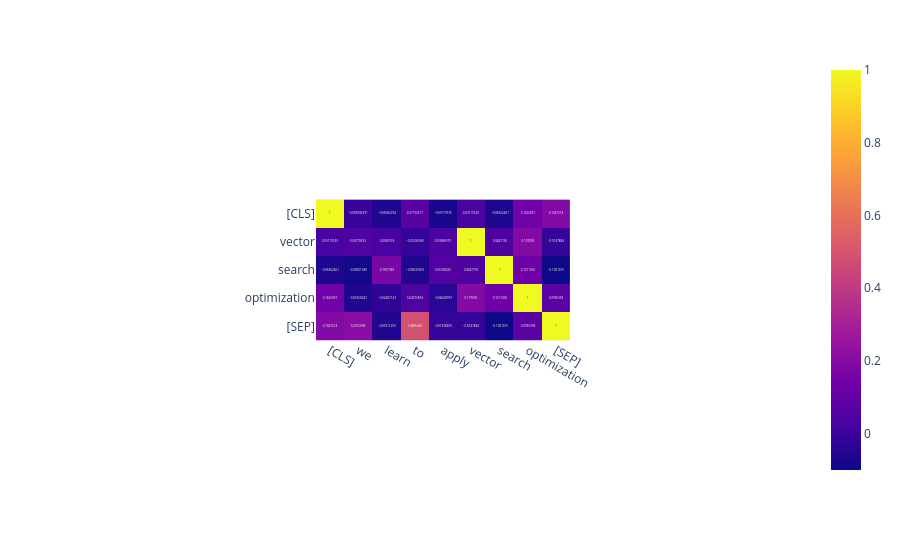

Notebook source saved alongside this figure:
### Markdown cell above
This output:

$$
(\text{torch.Size([1, 5, 384])},\ \text{torch.Size([1, 9, 384])})
$$

represents the shapes of the raw word embeddings for the two tokenized input sentences.

Each shape is a 3-dimensional tensor with the format:

$$
(\text{batch\_size},\ \text{sequence\_length},\ \text{embedding\_dim})
$$

Breaking it down:

- The first sentence, `"vector search optimization"`, results in 5 tokens after tokenization (including `[CLS]` and `[SEP]`). Its embedding shape is:
  
  $$
  (1,\ 5,\ 384)
  $$

- The second sentence, `"we learn to apply vector search optimization"`, results in 9 tokens (also including `[CLS]` and `[SEP]`). Its embedding shape is:

  $$
  (1,\ 9,\ 384)
  $$

Here:

- **Batch size = 1**: because we processed one sentence at a time.
- **Sequence length = 5 or 9**: depending on how many tokens the tokenizer produced.
- **Embedding dimension = 384**: this is fixed by the model architecture (MiniLM uses 384-dimensional embeddings).

So this output confirms that each token is represented by a 384-dimensional vector, and the number of such vectors corresponds to the number of tokens in each sentence.

### Code cell
from sentence_transformers import util

distances = util.cos_sim(
    first_embeddings.squeeze(), 
    second_embeddings.squeeze()
).cpu().numpy() # Move the tensor to the CPU and convert to a NumPy array

px.imshow(
    distances, 
    x=model.tokenizer.convert_ids_to_tokens(
        second_tokens["input_ids"][0]
    ),
    y=model.tokenizer.convert_ids_to_tokens(
        first_tokens["input_ids"][0]
    ),
    text_auto=True,
)

### Figure 1 — Plotly figure (JSON) as saved in the notebook; plotly's stock layout.template omitted (floating-point values rounded to 4 significant figures)
{"data": [{"coloraxis": "coloraxis", "hovertemplate": "x: %{x}<br>y: %{y}<br>color: %{z}<extra></extra>", "name": "0", "texttemplate": "%{z}", "type": "heatmap", "x": ["[CLS]", "we", "learn", "to", "apply", "vector", "search", "optimization", "[SEP]"], "xaxis": "x", "y": ["[CLS]", "vector", "search", "optimization", "[SEP]"], "yaxis": "y", "z": [[1.0, -0.008782, -0.05682, 0.07197, -0.0758, 0.0311, -0.06362, 0.1427, 0.1947], [0.0311, 0.04778, 0.03409, -0.01436, 0.03887, 1.0, 0.04477, 0.1971, -0.01479], [-0.06362, -0.09001, 0.1697, -0.0604, 0.0593, 0.04477, 1, 0.1311, -0.1001], [0.1427, -0.05358, -0.02487, 0.04677, -0.04049, 0.1971, 0.1311, 1.0, 0.07864], [0.1947, 0.2105, -0.05311, 0.4886, -0.01338, -0.01479, -0.1001, 0.07864, 1.0]]}], "layout": {"autosize": true, "coloraxis": {"colorscale": [[0, "#0d0887"], [0.1111, "#46039f"], [0.2222, "#7201a8"], [0.3333, "#9c179e"], [0.4444, "#bd3786"], [0.5556, "#d8576b"], [0.6667, "#ed7953"], [0.7778, "#fb9f3a"], [0.8889, "#fdca26"], [1, "#f0f921"]]}, "margin": {"t": 60}, "xaxis": {"anchor": "y", "autorange": true, "constrain": "domain", "domain": [0.3249, 0.6751], "range": [-0.5, 8.5], "scaleanchor": "y", "type": "category"}, "yaxis": {"anchor": "x", "autorange": true, "constrain": "domain", "domain": [0.2405, 0.7595], "range": [4.5, -0.5], "type": "category"}}}
